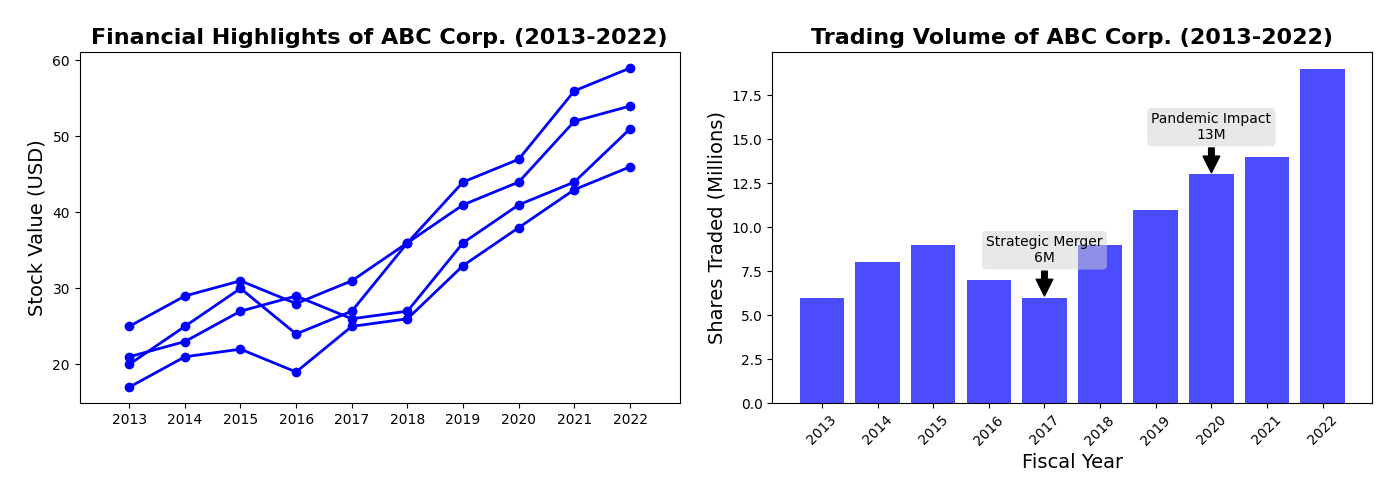

Here is the Python script that generated this plot:
import matplotlib.pyplot as plt
import numpy as np

years = np.arange(2013, 2023, 1)

opening_price = np.array([21, 23, 27, 29, 26, 27, 36, 41, 44, 51])
closing_price = np.array([20, 25, 30, 24, 27, 36, 41, 44, 52, 54])
highest_price = np.array([25, 29, 31, 28, 31, 36, 44, 47, 56, 59])
lowest_price = np.array([17, 21, 22, 19, 25, 26, 33, 38, 43, 46])

volume_traded = np.array([6, 8, 9, 7, 6, 9, 11, 13, 14, 19])

fig, axes = plt.subplots(1, 2, figsize=(14, 5), sharex=True)

axes[0].plot(years, opening_price, marker='o', color='blue', linewidth=2)
axes[0].plot(years, closing_price, marker='o', color='blue', linewidth=2)
axes[0].plot(years, highest_price, marker='o', color='blue', linewidth=2)
axes[0].plot(years, lowest_price, marker='o', color='blue', linewidth=2)

# Changed title and axis labels
axes[0].set_title('Financial Highlights of ABC Corp. (2013-2022)', fontsize=16, fontweight='bold')
axes[0].set_ylabel('Stock Value (USD)', fontsize=14)

axes[1].bar(years, volume_traded, color='blue', alpha=0.7)

# Changed title and axis labels
axes[1].set_title('Trading Volume of ABC Corp. (2013-2022)', fontsize=16, fontweight='bold')
axes[1].set_xlabel('Fiscal Year', fontsize=14)
axes[1].set_ylabel('Shares Traded (Millions)', fontsize=14)

# Changed significant years and events to match the new theme
significant_years = [2017, 2020]
events = ['Strategic Merger', 'Pandemic Impact']
volume_spots = volume_traded[np.isin(years, significant_years)]

for (year, event, volume) in zip(significant_years, events, volume_spots):
    axes[1].annotate(f'{event}\n{volume}M', xy=(year, volume), xytext=(year, volume + 2),
                     arrowprops=dict(facecolor='black', shrink=0.05), fontsize=10, ha='center', bbox=dict(boxstyle="round,pad=0.3", edgecolor='none', facecolor='lightgrey', alpha=0.5))

plt.xticks(years, rotation=45)

plt.tight_layout(pad=2)

plt.show()
